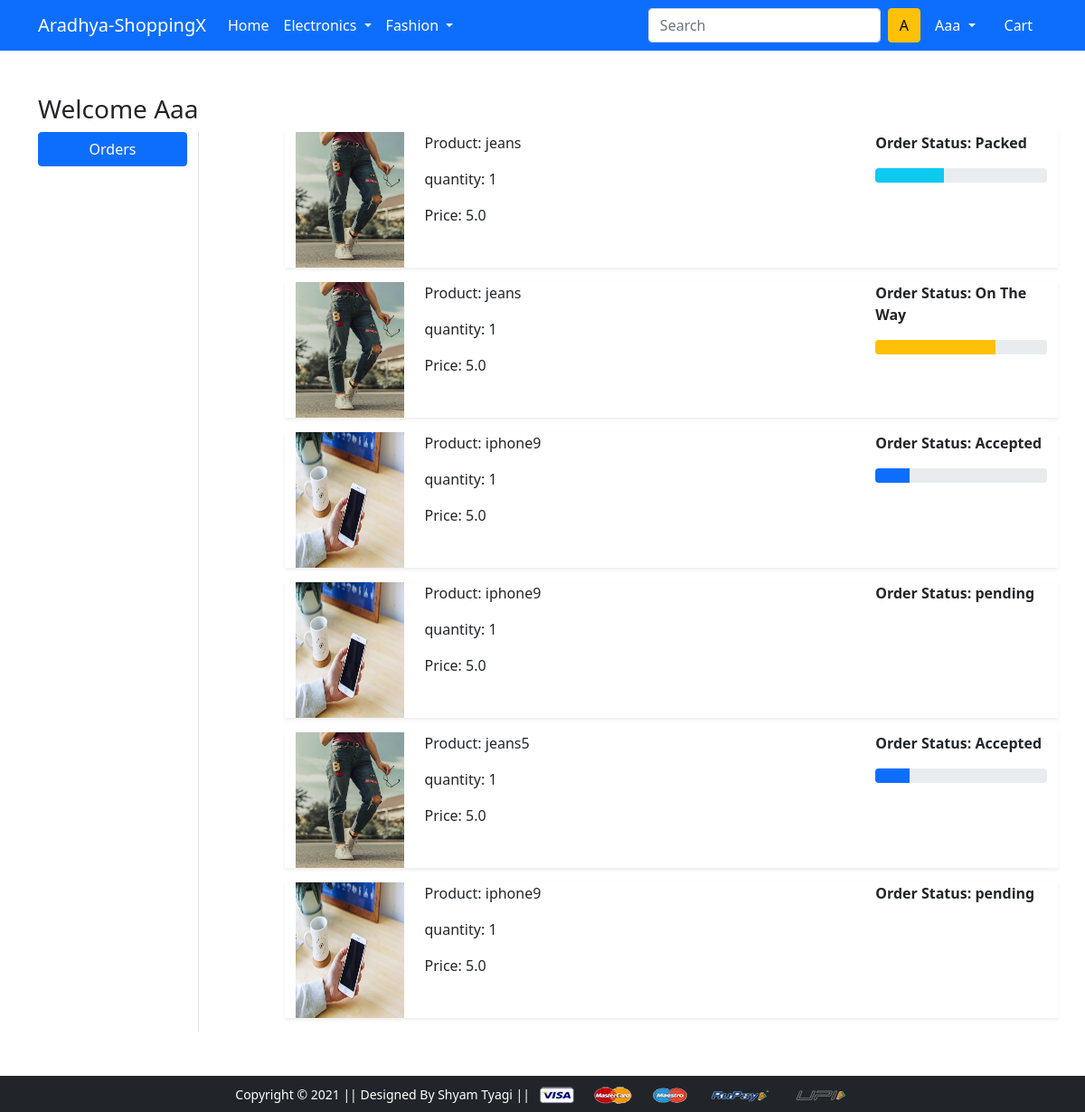
/orders/ (signed in), run on the app's committed database.
### app/models.py (models this page shows, shortened)
class OrderPlaced(models.Model):
    user = models.ForeignKey(User,on_delete=models.CASCADE)
    customer = models.ForeignKey(Customer,on_delete=models.CASCADE)
    product = models.ForeignKey(Product, on_delete=models.CASCADE)
    quantity = models.PositiveIntegerField(default=1)
    ordered_date = models.DateTimeField(auto_now_add=True)
    status = models.CharField(max_length=50,choices=STATUS_CHOICES,default='pending')

class Product(models.Model):
    title = models.CharField(max_length=100)
    selling_price = models.FloatField()
    discounted_price = models.FloatField()
    description = models.TextField()
    brand = models.CharField(max_length=100)
    category = models.CharField(choices=CATEGORY_CHOICES,max_length=2)
    product_image = models.ImageField(upload_to='productimg')

### app/views.py (the view)
# urls.py: path('orders/', views.orders, name='orders'),
@login_required
def orders(request):
 ops = OrderPlaced.objects.filter(user=request.user)
 return render(request, 'app/orders.html',{'order_placed':ops})

### app/templates/app/orders.html (shortened to what this page needs)
{% extends 'app/base.html' %}
{% load static %}
{% block main-content %}
<div class="container my-5">
 <div class="row">
  <h3>Welcome <span class="text-capitalize">{{request.user}}</span></h3>
  <div class="col-sm-2 border-end">
   <ul class="list-unstyled">
    <li class="d-grid"><a href="{% url 'orders' %}" class="btn btn-primary">Orders</a></li>
   </ul>
  </div>
  <div class="col-sm-9 offset-sm-1">
   {% for op in order_placed %}
   <div class="row shadow-sm mb-3">
    <div class="col-sm-2">
     <img src="{{op.product.product_image.url}}" alt="" srcset="" class="img_fluid"
          height="150" width="120">
    </div>
    <div class="col-sm-7">
     <p>Product: {{op.product.title}}</p>
     <p>quantity: {{op.quantity}}</p>
     <p>Price: {{op.product.discounted_price}}</p>
    </div>
    <div class="col-sm-3 fw-bold">
     <p>Order Status: {{op.status}}</p>
     {% if op.status == 'Accepted' %}
     <div class="progress">
      <div class="progress-bar" role="progressbar" style="width: 20%" area-valuenow="20" area-valuemin="0" area-valuemax="100"></div>
     </div>
     {% endif %}
     {% if op.status == 'Packed' %}
     <div class="progress">
      <div class="progress-bar bg-info" role="progressbar" style="width: 40%" area-valuenow="40" area-valuemin="0" area-valuemax="100"></div>
     </div>
     {% endif %}
     {% if op.status == 'On The Way' %}
     <div class="progress">
      <div class="progress-bar bg-warning" role="progressbar" style="width: 70%" area-valuenow="70" area-valuemin="0" area-valuemax="100"></div>
     </div>
     {% endif %}
    </div>
   </div>
   {% endfor %}
  </div>
 </div>
</div>
{% endblock main-content %}

### app/templates/app/base.html (shortened to what this page needs)
<!doctype html>
{% load static %}
<html lang="en">
  <head>
    <link href="https://cdn.jsdelivr.net/npm/bootstrap@5.0.0-beta1/dist/css/bootstrap.min.css" rel="stylesheet">
    <link rel="stylesheet" href="{% static 'app/css/owl.carousel.min.css' %}">
    <link rel="stylesheet" href="{% static 'app/css/all.min.css' %}">
    <link rel="stylesheet" href="{% static 'app/css/style.css' %}">
  </head>
  <body>
    <nav class="navbar navbar-expand-lg navbar-dark bg-primary">
     <div class="container">
       <a class="navbar-brand" href="/">Aradhya-ShoppingX</a>
       <div class="collapse navbar-collapse" id="navbarSupportedContent">
         <ul class="navbar-nav me-auto mb-2 mb-lg-0">
           <li class="nav-item">
             <a class="nav-link active" aria-current="page" href="/">Home</a>
           </li>
           <li class="nav-item dropdown">
             <a class="nav-link dropdown-toggle text-white" href="#" id="electronicsDropdown" role="button" data-bs-toggle="dropdown" aria-expanded="false">
               Electronics
             </a>
           </li>
           <li class="nav-item dropdown">
             <a class="nav-link dropdown-toggle text-white" href="#" id="fashionDropdown" role="button" data-bs-toggle="dropdown" aria-expanded="false">
               Fashion
             </a>
           </li>
         </ul>
         <form class="d-flex">
           <input class="form-control me-2" type="search" placeholder="Search" aria-label="Search">
           <button class="btn btn-warning" type="submit">{{request.user.username|capfirst|first}}</button>
         </form>
         <div>
          <ul class="navbar-nav me-auto mb-2 mb-lg-0">
           {% if request.user.is_authenticated %}
           <li class="nav-item dropdown mx-2">
              <a class="nav-link dropdown-toggle text-white" href="#" id="profileDropdown" role="button" data-bs-toggle="dropdown" aria-expanded="false">
                  {{request.user.username|capfirst}}
              </a>
            </li>
            <li class="nav-item mx-2">
             <a href="{% url 'showcart' %}" class="nav-link text-white"> Cart </a>
            </li>
           {% endif %}
          </ul>
         </div>
       </div>
     </div>
    </nav>
    {% block main-content %} {% endblock main-content %}
    <footer class="container-fluid bg-dark text-center p-2 mt-5">
        <small class="text-white">Copyright &copy; 2021 || Designed By Shyam Tyagi || </small>
        <img src="{% static 'app/images/payment.png' %}" alt="" srcset="" class="img-fluid" height="2px">
    </footer>
  </body>
</html>

### data on the page
OrderPlaced: product.product_image (picture), product "jeans", quantity "1", product.discounted_price "5.0", status "Packed"
OrderPlaced: product.product_image (picture), product "jeans", quantity "1", product.discounted_price "5.0", status "On The Way"
OrderPlaced: product.product_image (picture), product "iphone9", quantity "1", product.discounted_price "5.0", status "Accepted"
OrderPlaced: product.product_image (picture), product "iphone9", quantity "1", product.discounted_price "5.0", status "pending"
OrderPlaced: product.product_image (picture), product "jeans5", quantity "1", product.discounted_price "5.0", status "Accepted"
OrderPlaced: product.product_image (picture), product "iphone9", quantity "1", product.discounted_price "5.0", status "pending"

### other printed values
{{ request.user.username|capfirst|first }} "A"
{{ request.user.username|capfirst }} "Aaa"
{{ request.user }} "Aaa"
